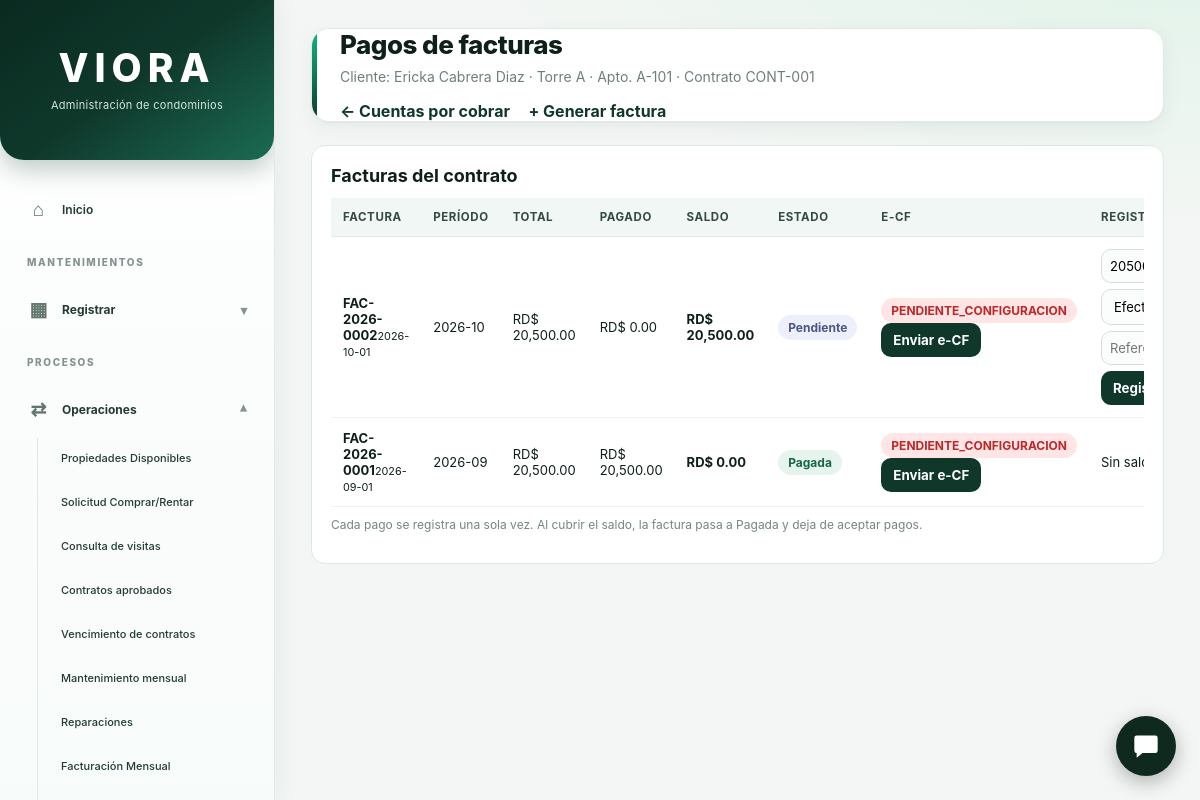
Screenshot of /Viora/mantenimientos/facturacion_viora.php?contrato=1 (signed in) with the database file from the repository.
### tables this page shows
CREATE TABLE `contrato` (
  `id_contratos` bigint(20) NOT NULL,
  `apartamento_id` bigint(20) NOT NULL,
  `propiedad_id` bigint(20) DEFAULT NULL,
  `numero_contrato` varchar(50) NOT NULL,
  `fecha_inicio` date NOT NULL,
  `fecha_fin` date DEFAULT NULL,
  `monto_alquiler` decimal(18,2) NOT NULL,
  `deposito` decimal(18,2) DEFAULT 0.00,
  `condiciones` text DEFAULT NULL,
  `estado` varchar(30) DEFAULT 'Activo',
  `activo` tinyint(1) DEFAULT 1,
  `solicitud_id` bigint(20) DEFAULT NULL,
  `persona_id` bigint(20) DEFAULT NULL,
  `tipo_operacion` enum('Alquiler','Venta') NOT NULL DEFAULT 'Alquiler',
  `archivo_contrato` varchar(255) DEFAULT NULL,
  `monto_mantenimiento` decimal(18,2) NOT NULL DEFAULT 0.00
);

CREATE TABLE `persona` (
  `id_personas` bigint(20) NOT NULL,
  `nombres` varchar(100) NOT NULL,
  `apellidos` varchar(100) NOT NULL,
  `cedula` varchar(20) DEFAULT NULL,
  `correo` varchar(120) DEFAULT NULL,
  `telefono` varchar(40) DEFAULT NULL,
  `direccion` varchar(255) DEFAULT NULL,
  `fecha_registro` timestamp NOT NULL DEFAULT current_timestamp(),
  `activo` tinyint(1) DEFAULT 1
);

CREATE TABLE `edificio` (
  `id_edificios` bigint(20) NOT NULL,
  `condominio_id` bigint(20) NOT NULL,
  `nombre` varchar(100) NOT NULL,
  `cantidad_pisos` int(11) DEFAULT NULL,
  `estado` varchar(30) DEFAULT 'Activo',
  `activo` tinyint(1) DEFAULT 1
);

CREATE TABLE `apartamento` (
  `id_apartamentos` bigint(20) NOT NULL,
  `edificio_id` bigint(20) NOT NULL,
  `numero` varchar(20) NOT NULL,
  `piso` int(11) DEFAULT NULL,
  `habitaciones` int(11) DEFAULT NULL,
  `banos` int(11) DEFAULT NULL,
  `metros_cuadrados` decimal(10,2) DEFAULT NULL,
  `descripcion` text DEFAULT NULL,
  `estado` varchar(30) DEFAULT 'Disponible',
  `activo` tinyint(1) DEFAULT 1,
  `imagen` varchar(255) DEFAULT NULL,
  `precio_alquiler` decimal(12,2) DEFAULT NULL,
  `disponible` tinyint(1) DEFAULT 1,
  `tipo_operacion` enum('Alquiler','Venta','Ambos') NOT NULL DEFAULT 'Alquiler',
  `precio_venta` decimal(14,2) DEFAULT NULL
);

CREATE TABLE `factura_ecf` (
  `id_factura_ecf` int(11) NOT NULL,
  `factura_id` bigint(20) NOT NULL,
  `ecf_api_id` varchar(64) DEFAULT NULL,
  `encf` varchar(20) DEFAULT NULL,
  `fecha_emision_ecf` date DEFAULT NULL,
  `tipo_ecf` varchar(5) NOT NULL DEFAULT 'E32',
  `estado` varchar(60) NOT NULL,
  `codigo_seguridad` varchar(20) DEFAULT NULL,
  `dgii_url` text DEFAULT NULL,
  `error_mensaje` text DEFAULT NULL,
  `intentos` int(11) NOT NULL DEFAULT 0,
  `fecha_envio` datetime DEFAULT NULL,
  `fecha_registro` timestamp NULL DEFAULT current_timestamp()
);

CREATE TABLE `factura` (
  `id_facturas` bigint(20) NOT NULL,
  `numero_documento` varchar(50) NOT NULL,
  `contrato_id` bigint(20) NOT NULL,
  `persona_id` bigint(20) NOT NULL,
  `periodo` char(7) NOT NULL,
  `fecha` date NOT NULL,
  `fecha_vencimiento` date DEFAULT NULL,
  `subtotal` decimal(18,2) NOT NULL DEFAULT 0.00,
  `total` decimal(18,2) NOT NULL DEFAULT 0.00,
  `monto_pagado` decimal(18,2) NOT NULL DEFAULT 0.00,
  `saldo_pendiente` decimal(18,2) NOT NULL DEFAULT 0.00,
  `estado` enum('Borrador','Pendiente','Parcial','Pagada','Anulada') NOT NULL DEFAULT 'Borrador',
  `observaciones` text DEFAULT NULL,
  `rnc_comprador` varchar(11) DEFAULT NULL,
  `razon_social_comprador` varchar(150) DEFAULT NULL,
  `usuario_id` bigint(20) DEFAULT NULL,
  `fecha_registro` timestamp NOT NULL DEFAULT current_timestamp()
);

### Viora/mantenimientos/facturacion_viora.php (the view, shortened to what this page needs)
<?php
require_once __DIR__ . '/../conf/conexion.php';
function esc($v) { return htmlspecialchars((string)($v ?? ''), ENT_QUOTES, 'UTF-8'); }
function pesos($n) { return 'RD$ ' . number_format((float)$n, 2); }
try {
    $contratoId = (int)($_GET['contrato'] ?? 0);
    $contrato = null;
    $facturas = [];
    if ($contratoId > 0) {
        $st = $conexion->prepare("SELECT ct.id_contratos, ct.numero_contrato, p.nombres, p.apellidos, a.numero, e.nombre AS edificio
                                  FROM contrato ct
                                  INNER JOIN persona p ON p.id_personas = ct.persona_id
                                  LEFT JOIN apartamento a ON a.id_apartamentos = ct.apartamento_id
                                  LEFT JOIN edificio e ON e.id_edificios = a.edificio_id
                                  WHERE ct.id_contratos = ? LIMIT 1");
        $st->bind_param('i', $contratoId);
        $st->execute();
        $contrato = $st->get_result()->fetch_assoc();
        if ($contrato) {
            $st = $conexion->prepare("SELECT f.id_facturas, f.numero_documento, f.periodo, f.fecha, f.total, f.monto_pagado, f.saldo_pendiente, f.estado,
                                             fe.estado AS ecf_estado, fe.encf, fe.ecf_api_id, fe.error_mensaje
                                      FROM factura f
                                      LEFT JOIN factura_ecf fe ON fe.factura_id = f.id_facturas
                                      WHERE f.contrato_id = ?
                                      ORDER BY f.periodo DESC, f.id_facturas DESC");
            $st->bind_param('i', $contratoId);
            $st->execute();
            $facturas = $st->get_result()->fetch_all(MYSQLI_ASSOC);
        }
    }
} catch (Throwable $ex) {
    error_log('VIORA facturacion_viora: ' . $ex->getMessage());
    http_response_code(500);
    exit('No se pudieron consultar las facturas.');
}
?>
<!doctype html>
<html lang="es">
<head>
<link rel="stylesheet" href="../estilos/styleP.css?v=11">
</head>
<body>
<div class="diseño">
<?php include __DIR__ . '/menu_lateral.php'; ?>
<main class="fv-contenido">
<header class="fv-encabezado">
    <div>
        <h1>Pagos de facturas</h1>
        <p><?php if ($contrato): ?>Cliente: <?= esc($contrato['nombres'].' '.$contrato['apellidos']) ?> · <?= esc($contrato['edificio'].' · Apto. '.$contrato['numero']) ?> · Contrato <?= esc($contrato['numero_contrato']) ?><?php else: ?>Seleccione un contrato desde Cuentas por cobrar.<?php endif; ?></p>
    </div>
    <div>
        <a class="fv-enlace" href="cxc_clientes.php">← Cuentas por cobrar</a>
        <a class="fv-enlace" href="facturacion.php">+ Generar factura</a>
    </div>
</header>
<section class="fv-panel">
<h2>Facturas del contrato</h2>
<?php if (!$contrato): ?>
    <div class="fv-vacio">No se encontró el contrato indicado.</div>
<?php elseif (!$facturas): ?>
    <div class="fv-vacio">Este contrato no tiene facturas. Genere una desde Facturación.</div>
<?php else: ?>
<div class="fv-tabla-contenedor">
<table class="fv-tabla">
<thead><tr><th>Factura</th><th>Período</th><th>Total</th><th>Pagado</th><th>Saldo</th><th>Estado</th><th>e-CF</th><th>Registrar pago</th></tr></thead>
<tbody>
<?php foreach ($facturas as $f):
    $estado = (string)$f['estado'];
    $clase = strtolower(str_replace(' ', '', $estado));
    $pagable = in_array($estado, ['Pendiente', 'Parcial'], true) && (float)$f['saldo_pendiente'] > 0;
    $ecfEstado = $f['ecf_estado'] ?? null;
    $ecfAceptado = in_array($ecfEstado, ['Aceptado', 'Aceptado Condicional'], true);
    $ecfReenviable = !$ecfAceptado && empty($f['ecf_api_id']);
?>
<tr>
    <td><strong><?= esc($f['numero_documento']) ?></strong><small><?= esc($f['fecha']) ?></small></td>
    <td><?= esc($f['periodo']) ?></td>
    <td><?= pesos($f['total']) ?></td>
    <td><?= pesos($f['monto_pagado']) ?></td>
    <td><strong><?= pesos($f['saldo_pendiente']) ?></strong></td>
    <td><span class="fv-estado <?= esc($clase) ?>"><?= esc($estado) ?></span></td>
    <td>
    <?php if ($ecfEstado === null): ?>
        <span class="fv-estado">Sin enviar</span>
    <?php else: ?>
        <span class="fv-estado <?= $ecfAceptado ? 'aceptado' : 'rechazado' ?>"><?= esc($ecfEstado) ?></span>
    <?php endif; ?>
    <?php if ($ecfReenviable): ?>
        <button type="button" class="fv-boton fv-reenviar" data-factura="<?= (int)$f['id_facturas'] ?>">Enviar e-CF</button>
    <?php endif; ?>
    </td>
    <td>
    <?php if ($pagable): ?>
        <form class="fv-pago" data-factura="<?= (int)$f['id_facturas'] ?>">
            <input type="number" name="monto" step="0.01" min="0.01" max="<?= esc(number_format((float)$f['saldo_pendiente'], 2, '.', '')) ?>" value="<?= esc(number_format((float)$f['saldo_pendiente'], 2, '.', '')) ?>" required aria-label="Monto">
            <select name="metodo_pago" required aria-label="Método de pago">
                <option value="Efectivo">Efectivo</option>
            </select>
            <input type="text" name="referencia" maxlength="100" placeholder="Referencia" aria-label="Referencia">
            <button type="submit" class="fv-boton">Registrar pago</button>
        </form>
    <?php else: ?>
        <span>Sin saldo pendiente</span>
    <?php endif; ?>
    </td>
</tr>
<?php endforeach; ?>
</tbody>
</table>
</div>
<p class="fv-nota">Cada pago se registra una sola vez. Al cubrir el saldo, la factura pasa a Pagada y deja de aceptar pagos.</p>
<?php endif; ?>
</section>
</main>
</div>
</body>
</html>

### Viora/estilos/styleP.css (style rules this page uses)
:root { --fondo: #f4f5f7; --panel: #ffffff; --texto: #111827; --tenue: #6b7280; --borde: #e5e7eb; --sombra: 0 4px 20px rgba(0, 0, 0, .04); --lateral-fondo: #ffffff; --lateral-texto: #374151; --lateral-hover: #f3f4f6; --lateral-activo: #0f291e; --lateral-activo-texto: #ffffff; --color-primario: #0f291e; --verde-esmeralda: #10b981; }
*, *::before, *::after { box-sizing: border-box; }
html, body { height: 100%; margin: 0; padding: 0; }
body { font-family: -apple-system, BlinkMacSystemFont, "Segoe UI", Roboto, Helvetica, Arial, sans-serif; color: var(--texto); background: var(--fondo); -webkit-font-smoothing: antialiased; }
.diseño { display: flex; min-height: 100vh; }
:root { --viora-verde: #0F382B; --viora-verde-hover: #185743; --viora-verde-claro: #E3F4EC; --viora-texto: #233B34; --viora-gris: #84938C; --viora-borde: #E7EDE9; }
.diseño { display: flex; min-height: 100vh; width: 100%; }

### Viora/estilos/moderno.css (style rules this page uses)
:root { --m-bg: #f3f6f4; --m-panel: #ffffff; --m-texto: #0f1f19; --m-tenue: #66756e; --m-borde: #e3e9e5; --m-primario: #0f382b; --m-primario-2: #185743; --m-acento: #10b981; --m-radio: 14px; --m-sombra: 0 1px 2px rgba(15, 56, 43, .04), 0 6px 20px rgba(15, 56, 43, .06); --m-sombra-h: 0 2px 4px rgba(15, 56, 43, .06), 0 14px 32px rgba(15, 56, 43, .12); --fondo: var(--m-bg); --borde: var(--m-borde); --sombra: var(--m-sombra); }
body { font-family: "Inter", "Segoe UI", system-ui, -apple-system, Roboto, Helvetica, Arial, sans-serif; background: radial-gradient(1200px 500px at 100% -10%, #dff3e8 0%, transparent 60%), var(--m-bg); background-attachment: fixed; color: var(--m-texto); }
.diseño main { padding: 28px 36px; animation: m-entrada .35s ease both; }
.diseño main > header, .contenido__superior { padding-left: 28px; padding-right: 24px; background: var(--m-panel); border: 1px solid var(--m-borde); border-radius: 18px; box-shadow: var(--m-sombra); position: relative; overflow: hidden; }
.diseño main > header::before, .contenido__superior::before { content: ""; position: absolute; inset: 0 auto 0 0; width: 5px; background: linear-gradient(180deg, var(--m-acento), var(--m-primario)); }
.diseño main h1, .diseño main .titulo { letter-spacing: -.5px; font-weight: 800; color: var(--m-texto); }
.tarjeta, .panel-grafico, .diseño main section, .diseño main [class*="panel"], .diseño main [class*="card"], .diseño main [class*="resumen"] > div { border-radius: var(--m-radio); }
.diseño main button, .diseño main .btn, .diseño main [class*="btn"], .diseño main a.boton, .diseño main input[type="submit"] { font-family: inherit; border-radius: 10px; transition: transform .15s, box-shadow .2s, background .2s, filter .2s; }
.diseño main input:not([type="checkbox"]):not([type="radio"]):not([type="submit"]):not([type="button"]), .diseño main select, .diseño main textarea { font-family: inherit; border: 1px solid #d5ded9; border-radius: 10px; background: #fbfdfc; transition: border-color .2s, box-shadow .2s, background .2s; }
.diseño main table { border-collapse: separate; border-spacing: 0; width: 100%; }
.diseño main thead th, .diseño main table th { background: #f1f7f4; color: #34493f; font-size: 11.5px; letter-spacing: .6px; text-transform: uppercase; font-weight: 700; border-bottom: 1px solid var(--m-borde); }
.diseño main table td { border-bottom: 1px solid #eef2ef; }
.diseño main tbody tr { transition: background .15s; }
.diseño main [class*="badge"], .diseño main [class*="estado"], .diseño main [class*="chip"], .diseño main .indicador { border-radius: 999px; }

### rows the page displays
contrato: persona.apellidos "Ericka Cabrera Diaz", edificio.nombre "Torre A · Apto. A-101", numero_contrato "CONT-001"
factura_ecf: factura.numero_documento "FAC-2026-0002", factura.fecha "2026-10-01", factura.periodo "2026-10", factura.total "RD$ 20,500.00", factura.monto_pagado "RD$ 0.00", factura.saldo_pendiente "RD$ 20,500.00", factura.estado "Pendiente", estado "PENDIENTE_CONFIGURACION", monto "20500.00"
factura_ecf: factura.numero_documento "FAC-2026-0001", factura.fecha "2026-09-01", factura.periodo "2026-09", factura.total "RD$ 20,500.00", factura.monto_pagado "RD$ 20,500.00", factura.saldo_pendiente "RD$ 0.00", factura.estado "Pagada", estado "PENDIENTE_CONFIGURACION", shows "Sin…"
